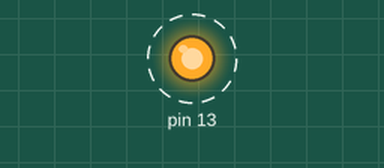
A sketch run on a simulated Arduino Uno, built with avr-gcc and run on an emulated ATmega328P. Shown: output pins drawn as LEDs (lit = HIGH). Dashed ring = blinking. What the sketch prints to the serial monitor is not drawn.

Above: at 0.5 s.
Timing chart, 0 to 4.6 s (numbered marks = the images above):
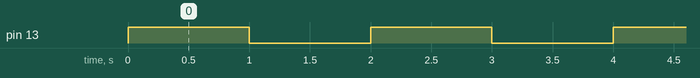

Measured:
- by itself, pin 13: alternates HIGH for 1.0 s and LOW for 1.0 s

The sketch:

I2CinLogicAnalyser.ino
```cpp
#include <Wire.h>
void setup() {
  // put your setup code here, to run once:
Serial.begin(9600);
pinMode(13,OUTPUT);
}

void loop() {
  // put your main code here, to run repeatedly:
Serial.write("welcome");
digitalWrite(13,HIGH);
delay(1000);
digitalWrite(13,LOW);
delay(1000);
}
```
